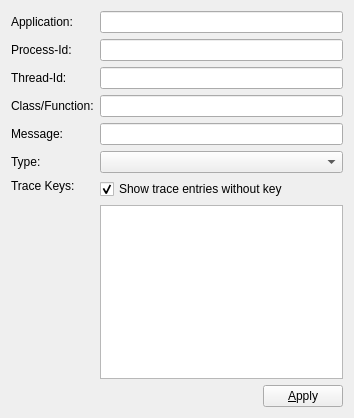
<?xml version="1.0" encoding="UTF-8"?>
<ui version="4.0">
 <class>FilterForm</class>
 <widget class="QWidget" name="FilterForm">
  <property name="geometry">
   <rect>
    <x>0</x>
    <y>0</y>
    <width>354</width>
    <height>418</height>
   </rect>
  </property>
  <property name="windowTitle">
   <string>View Filter</string>
  </property>
  <layout class="QGridLayout" name="gridLayout">
   <item row="0" column="0">
    <widget class="QLabel" name="appLabel">
     <property name="text">
      <string>Application:</string>
     </property>
    </widget>
   </item>
   <item row="0" column="1" colspan="2">
    <widget class="QLineEdit" name="appEdit"/>
   </item>
   <item row="1" column="0">
    <widget class="QLabel" name="processIdLabel">
     <property name="text">
      <string>Process-Id:</string>
     </property>
    </widget>
   </item>
   <item row="1" column="1" colspan="2">
    <widget class="QLineEdit" name="pidEdit"/>
   </item>
   <item row="2" column="0">
    <widget class="QLabel" name="threadIdLabel">
     <property name="text">
      <string>Thread-Id:</string>
     </property>
    </widget>
   </item>
   <item row="2" column="1" colspan="2">
    <widget class="QLineEdit" name="tidEdit"/>
   </item>
   <item row="3" column="0">
    <widget class="QLabel" name="functionLabel">
     <property name="text">
      <string>Class/Function:</string>
     </property>
    </widget>
   </item>
   <item row="3" column="1" colspan="2">
    <widget class="QLineEdit" name="funcEdit"/>
   </item>
   <item row="4" column="0">
    <widget class="QLabel" name="messageLabel">
     <property name="text">
      <string>Message:</string>
     </property>
    </widget>
   </item>
   <item row="4" column="1" colspan="2">
    <widget class="QLineEdit" name="messageEdit"/>
   </item>
   <item row="5" column="0">
    <widget class="QLabel" name="typeLabel">
     <property name="text">
      <string>Type:</string>
     </property>
    </widget>
   </item>
   <item row="5" column="1" colspan="2">
    <widget class="QComboBox" name="typeCombo"/>
   </item>
   <item row="6" column="0">
    <widget class="QLabel" name="label">
     <property name="text">
      <string>Trace Keys:</string>
     </property>
     <property name="alignment">
      <set>Qt::AlignLeading|Qt::AlignLeft|Qt::AlignTop</set>
     </property>
    </widget>
   </item>
   <item row="6" column="1" colspan="2">
    <widget class="QCheckBox" name="showTraceEntriesWithoutKey">
     <property name="text">
      <string>Show trace entries without key</string>
     </property>
     <property name="checked">
      <bool>true</bool>
     </property>
    </widget>
   </item>
   <item row="7" column="1" colspan="2">
    <widget class="QListWidget" name="traceKeyList">
     <property name="uniformItemSizes">
      <bool>true</bool>
     </property>
    </widget>
   </item>
   <item row="8" column="1">
    <spacer name="horizontalSpacer">
     <property name="orientation">
      <enum>Qt::Horizontal</enum>
     </property>
     <property name="sizeHint" stdset="0">
      <size>
       <width>172</width>
       <height>20</height>
      </size>
     </property>
    </spacer>
   </item>
   <item row="8" column="2">
    <widget class="QPushButton" name="applyButton">
     <property name="sizePolicy">
      <sizepolicy hsizetype="Maximum" vsizetype="Fixed">
       <horstretch>0</horstretch>
       <verstretch>0</verstretch>
      </sizepolicy>
     </property>
     <property name="text">
      <string>&amp;Apply</string>
     </property>
    </widget>
   </item>
  </layout>
 </widget>
 <tabstops>
  <tabstop>appEdit</tabstop>
  <tabstop>pidEdit</tabstop>
  <tabstop>tidEdit</tabstop>
  <tabstop>funcEdit</tabstop>
  <tabstop>messageEdit</tabstop>
  <tabstop>typeCombo</tabstop>
 </tabstops>
 <resources/>
 <connections/>
</ui>
